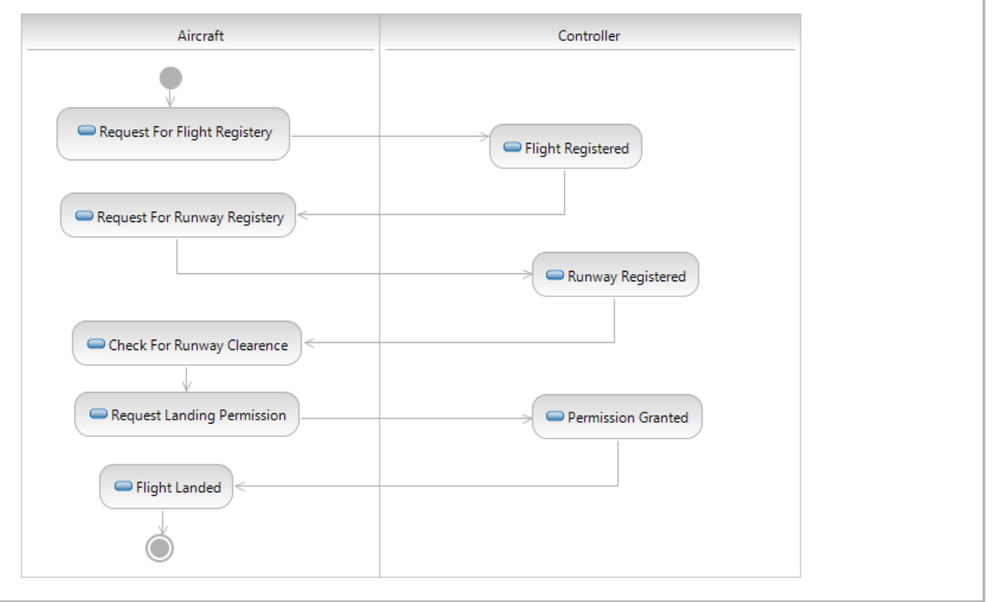
#> input picture Activity.PNG, 1000 x 602 px, shrunk from 1265 x 762 before the run
$ python 45imagechannels.py
#> lines starting #> are read from the running program, lines starting #| are printed output that depends on the picture
from  PIL import Image

test = Image.open("Activity.PNG")
#> test is the input picture: PIL image 1000x602 RGBA; mean R, G, B, A 248, 248, 248.2, 255
test2 = Image.open("class.PNG")
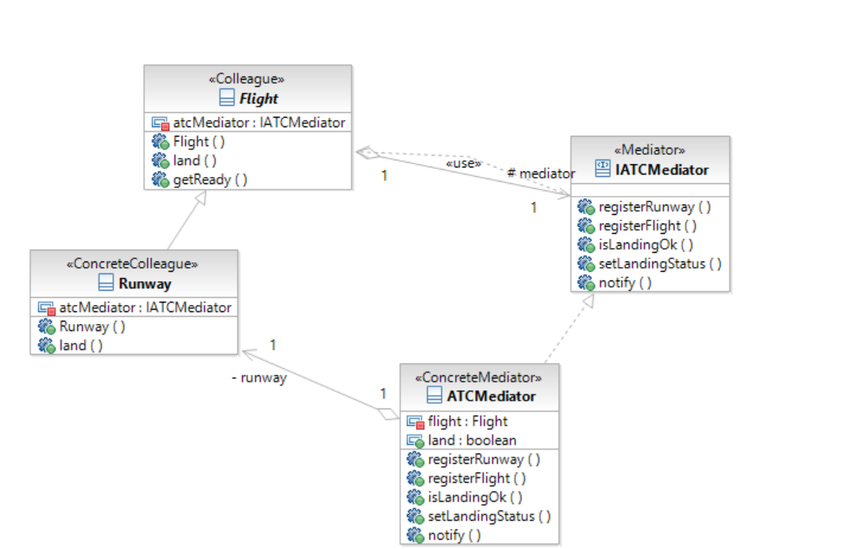
#> input picture class.PNG, 860 x 549 px, shrunk from 1088 x 695 before the run
#> test2 is the input picture: PIL image 860x549 RGBA; mean R, G, B, A 247.3, 247.6, 247.8, 255
print(test.mode)
#| RGBA
r1, g1, b1, a1 = test.split()
#> a1: PIL image 1000x602 L; every value is 255
r2, g2, b2, a2 = test2.split()
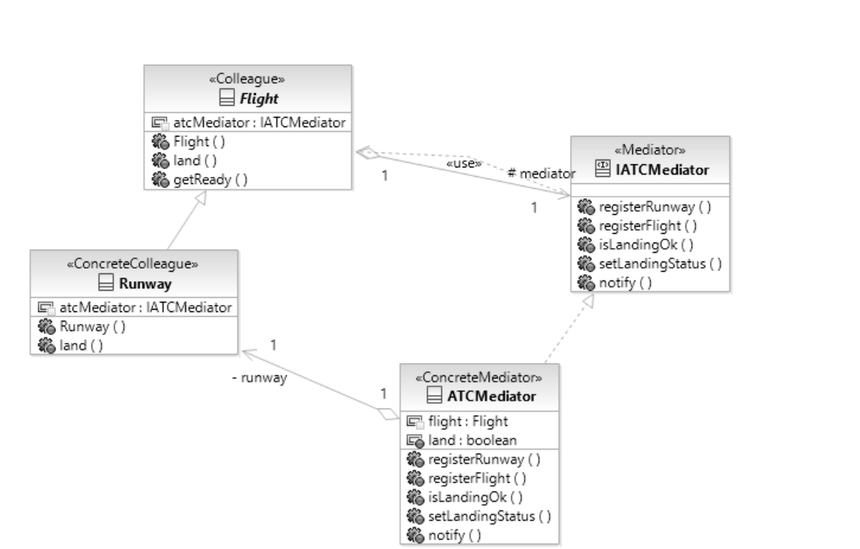
#> r2: PIL image 860x549 L; min 0, max 255, mean 247.3
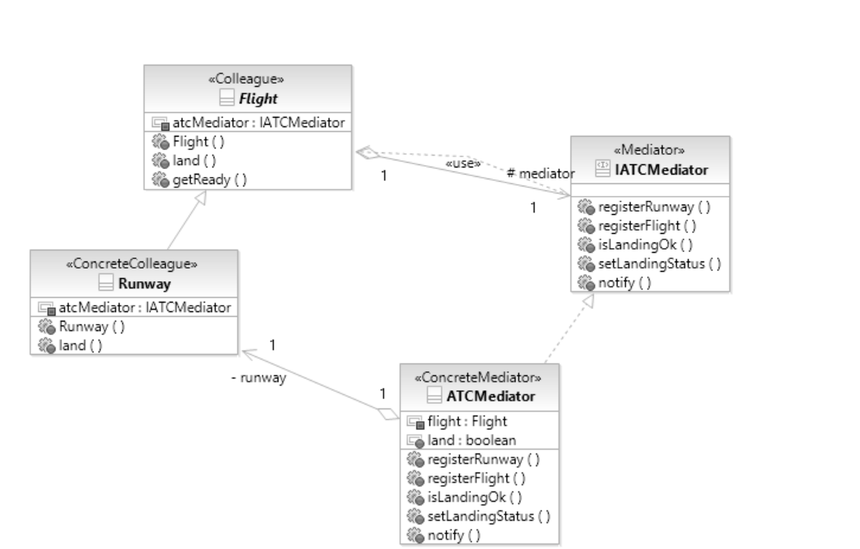
#> b2: PIL image 860x549 L; min 0, max 255, mean 247.8
#> a2: PIL image 860x549 L; every value is 255

#new_img = Image.merge("RGBA",(a1, g2, r1, b1))
new_img1 = test.transpose(Image.FLIP_TOP_BOTTOM)
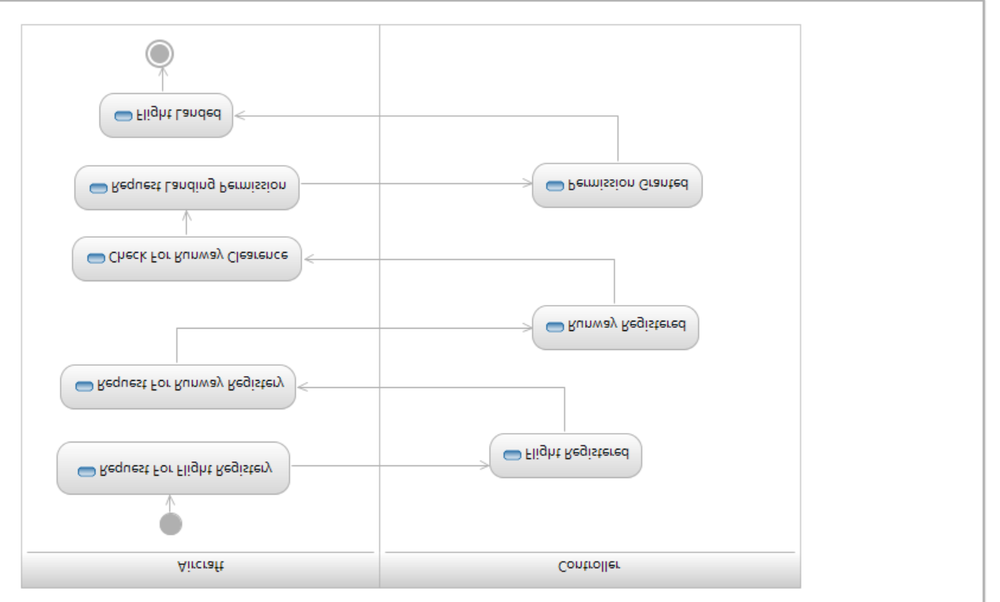
#> new_img1: PIL image 1000x602 RGBA; mean R, G, B, A 248, 248, 248.2, 255
new_img2 = test.transpose(Image.ROTATE_90)
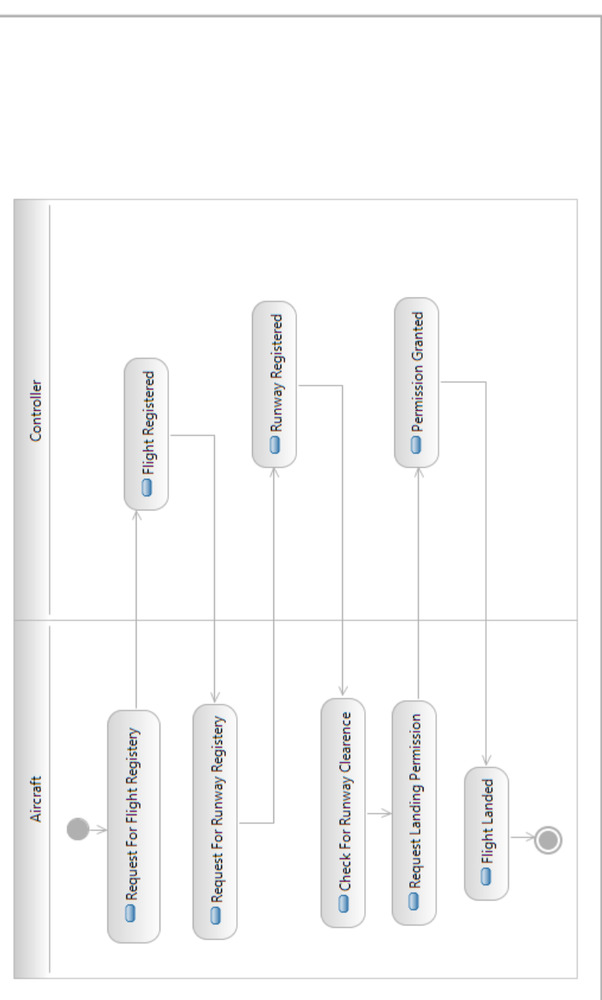
#> new_img2: PIL image 602x1000 RGBA; mean R, G, B, A 248, 248, 248.2, 255

#new_img.show()
#new_img1.show()
new_img2.show()
